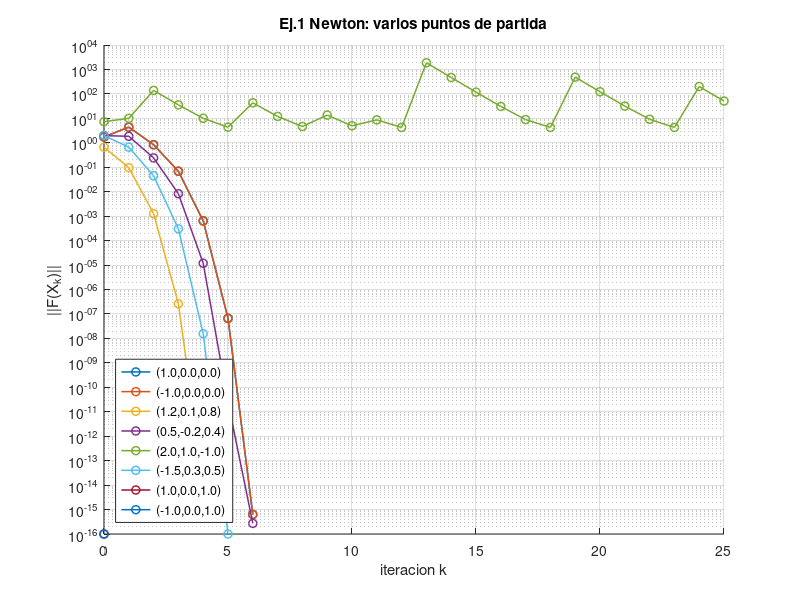
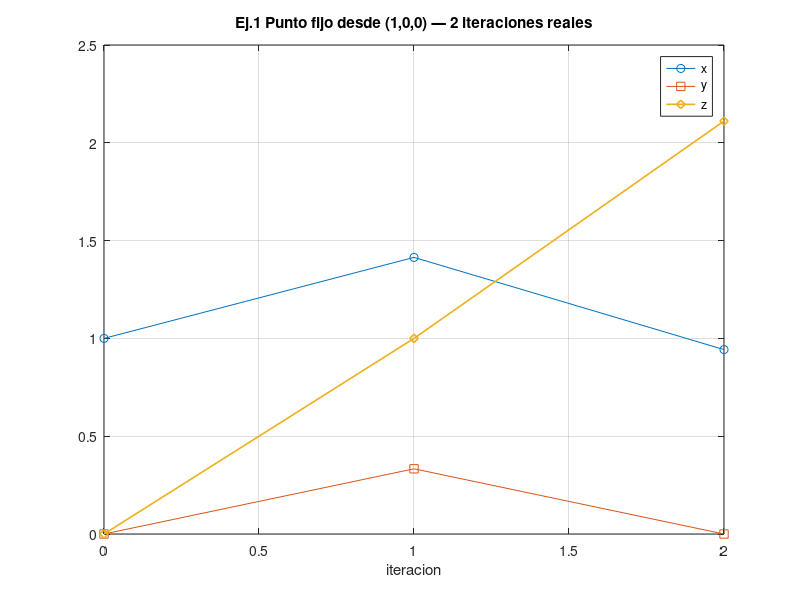

The MATLAB source for these figures, in order:
%% Ejercicio 1 — Newton-Raphson y punto fijo (examen modelo U2)
out = getenv('MN_EVID_DIR');
if isempty(out)
  out = fullfile(fileparts(mfilename('fullpath')), '..', 'evidencias', 'ejercicio_01_newton_puntofijo');
end
if ~exist(out, 'dir'), mkdir(out); end

F = @(v) [v(1)^2 + v(2)^2 - v(3);
          v(1)^2 + v(2)^2 + v(3)^2 - 2;
          3*v(2) + v(3) - 1];
J = @(v) [2*v(1), 2*v(2), -1;
          2*v(1), 2*v(2), 2*v(3);
          0, 3, 1];

fid = fopen(fullfile(out, 'resultado.txt'), 'w');
fprintf(fid, 'EJERCICIO 1 — EVIDENCIA OCTAVE\n');
fprintf(fid, 'Sistema: x^2+y^2-z=0 ; x^2+y^2+z^2=2 ; 3y+z=1\n');
fprintf(fid, 'Newton: X_{k+1}=X_k - J(X_k)^{-1} F(X_k), parada ||F||<1e-12 o 25 iter.\n\n');

starts = [
  1 0 0;
  -1 0 0;
  1.2 0.1 0.8;
  0.5 -0.2 0.4;
  2 1 -1;
  -1.5 0.3 0.5;
  1 0 1;
  -1 0 1
];

fprintf(fid, '--- NEWTON, VARIOS PUNTOS DE PARTIDA (inciso c) ---\n');
norms = [];
ks = [];
finals = [];
for s = 1:size(starts, 1)
  X = starts(s, :)';
  fprintf(fid, 'INICIO,%.10f,%.10f,%.10f\n', X(1), X(2), X(3));
  ok = 1;
  for k = 0:25
    f = F(X);
    nrm = norm(f);
    fprintf(fid, 'ITER,%d,%.12f,%.12f,%.12f,%.12e,%.12e,%.12e,%.12e\n', ...
      k, X(1), X(2), X(3), f(1), f(2), f(3), nrm);
    if nrm < 1e-12
      break
    end
    Jm = J(X);
    if abs(det(Jm)) < 1e-14
      fprintf(fid, 'SINGULAR,det(J)=%.3e\n', det(Jm));
      ok = 0;
      break
    end
    X = X - Jm \ f;
  end
  fprintf(fid, 'FIN,%d,%d,%.12f,%.12f,%.12f,%.12e\n', ok, k, X(1), X(2), X(3), norm(F(X)));
  norms(end + 1) = norm(F(X)); %#ok<SAGROW>
  ks(end + 1) = k; %#ok<SAGROW>
  finals(end + 1, :) = X'; %#ok<SAGROW>
end

fprintf(fid, '\n--- PUNTO FIJO (despeje usado en el Excel) ---\n');
fprintf(fid, 'x=sqrt(2-y^2-z^2)  [ec.2, rama positiva]; y=(1-z)/3 [ec.3]; z=x^2+y^2 [ec.1]\n');
x = 1; y = 0; z = 0;
for k = 0:6
  arg = 2 - y^2 - z^2;
  fprintf(fid, 'FP,%d,%.12f,%.12f,%.12f,%.12f\n', k, x, y, z, arg);
  if arg < 0
    fprintf(fid, 'FP_STOP,argumento negativo: no hay iteracion real siguiente\n');
    break
  end
  xn = sqrt(arg);
  yn = (1 - z) / 3;
  zn = x^2 + y^2;
  x = xn; y = yn; z = zn;
end
fclose(fid);

figure('visible', 'off');
hold on;
labels = {};
for s = 1:size(starts, 1)
  X = starts(s, :)';
  nv = [];
  for k = 0:25
    f = F(X);
    nv(end + 1) = norm(f); %#ok<SAGROW>
    if norm(f) < 1e-12, break, end
    Jm = J(X);
    if abs(det(Jm)) < 1e-14, break, end
    X = X - Jm \ f;
  end
  semilogy(0:numel(nv)-1, max(nv, 1e-16), '-o', 'LineWidth', 1.1);
  labels{end + 1} = sprintf('(%.1f,%.1f,%.1f)', starts(s, 1), starts(s, 2), starts(s, 3)); %#ok<SAGROW>
end
grid on; xlabel('iteracion k'); ylabel('||F(X_k)||');
title('Ej.1 Newton: varios puntos de partida');
legend(labels, 'Location', 'southwest');
print(fullfile(out, 'octave_newton_varios.png'), '-dpng', '-r140');

figure('visible', 'off');
x = 1; y = 0; z = 0;
xs = x; ys = y; zs = z;
for k = 1:2
  arg = 2 - y^2 - z^2;
  if arg < 0, break, end
  xn = sqrt(arg); yn = (1 - z) / 3; zn = x^2 + y^2;
  x = xn; y = yn; z = zn;
  xs(end + 1) = x; ys(end + 1) = y; zs(end + 1) = z; %#ok<SAGROW>
end
plot(0:numel(xs)-1, xs, '-o', 0:numel(ys)-1, ys, '-s', 0:numel(zs)-1, zs, '-d', 'LineWidth', 1.2);
grid on; legend('x', 'y', 'z', 'Location', 'best');
xlabel('iteracion'); title('Ej.1 Punto fijo desde (1,0,0) — 2 iteraciones reales');
print(fullfile(out, 'octave_punto_fijo.png'), '-dpng', '-r140');
